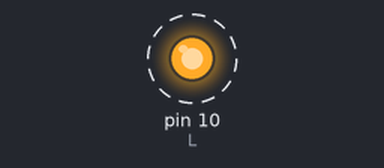
Simulated run of this sketch. Board: Arduino Uno, built with avr-gcc and run on an emulated ATmega328P. Parts: output pins drawn as LEDs (lit = HIGH). Dashed ring = blinking.

Above: at 0.5 s.
Timing chart, 0 to 4.6 s (numbered marks = the images above):
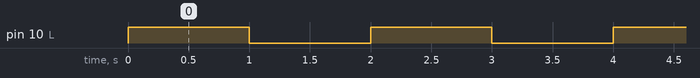

The sketch:

LED10.ino
```cpp
int L = 10;

void setup() {
  // put your setup code here, to run once:
  pinMode(L, OUTPUT);
}

void loop() {
  // put your main code here, to run repeatedly:
  digitalWrite(L, HIGH);   // turn the LED on (HIGH is the voltage level)
  delay(1000);                       // wait for a second
  digitalWrite(L, LOW);    // turn the LED off by making the voltage LOW
  delay(1000);
}
```

Measured:
- by itself, pin 10 (L): alternates HIGH for 1.0 s and LOW for 1.0 s
